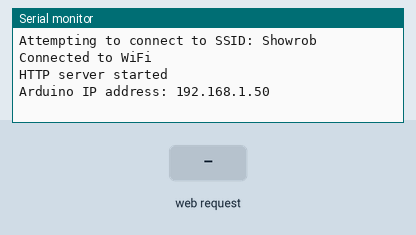
This sketch was run on a simulated Arduino MKR. On the bench: the last lines printed to the serial monitor. The inputs (shaded band) are chosen by the test bench. WiFi joins after 1.5 s; servers stay silent unless stated.

Above: at 2.7 s.
2.8 s: HTTP request GET /fetchPolarity received
At 3.3 s:
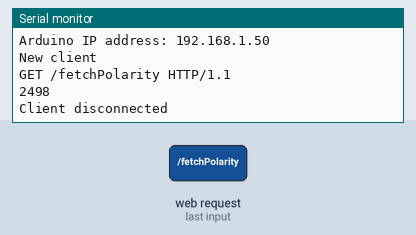
4.3 s: HTTP request GET /forward received
At 5.5 s:
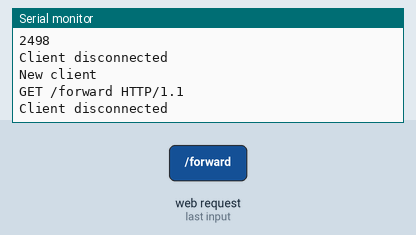
5.8 s: HTTP request GET /fetchIR received
At 6.8 s:
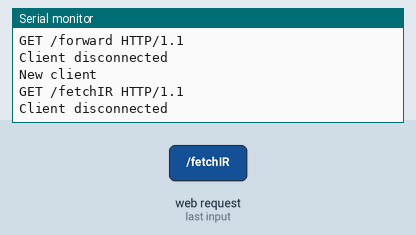

The sketch:

trial.ino
```cpp
#include <SPI.h>
#include <WiFi101.h>
#include <WiFiServer.h>
#include <WiFiClient.h>

char ssid[] = "Showrob"; // your network SSID (name)
char pass[] = "234156987"; // your network password

int status = WL_IDLE_STATUS;
IPAddress nodeIP(172, 20, 10, 4);  // IP address of your Node.js server
WiFiServer httpServer(80); // HTTP server on port 80

WiFiClient client;

const int sensorPin = A0;
long int voltage;
int plotter = 0;
const float restValue = 2780;
const float threshold = 20;

void setup() {
  pinMode(sensorPin,INPUT);
  Serial1.begin(600);

  Serial.begin(9600);

  // Check for the presence of the WiFi shield
  if (WiFi.status() == WL_NO_SHIELD) {
    Serial.println("WiFi shield not present");
    while (true); // Don't proceed if WiFi shield is not present
  }

  // Attempt to connect to WiFi network
  while (status != WL_CONNECTED) {
    Serial.print("Attempting to connect to SSID: ");
    Serial.println(ssid);
    status = WiFi.begin(ssid, pass); // Connect to WiFi network
    delay(1); // Wait 10 seconds for connection
  }
  Serial.println("Connected to WiFi");

  // Start the HTTP server
  httpServer.begin();
  Serial.println("HTTP server started");

  // Print the IP address of the Arduino
  Serial.print("Arduino IP address: ");
  Serial.println(WiFi.localIP());
}

void loop() {
  // Check if a client has connected to the HTTP server
  WiFiClient client = httpServer.available();
  if (!client) {
    return;
  }

  // Wait until the client sends some data
  Serial.println("New client");
  while (!client.available()) {
    delay(1);
  }

  // Read the first line of the request
  String request = client.readStringUntil('\r');
  Serial.println(request);
  client.flush();

  // Match the request
  if (request.indexOf("/fetchPolarity") != -1) {
    sendPolarityData(client);
  }
  else if(request.indexOf("/forward") != -1){
    forward(client);
  }
  else if(request.indexOf("/fetchIR") != -1){
    IR(client);
  }

  else {
    client.println("HTTP/1.1 404 Not Found");
    client.println("Content-Type: text/html");
    client.println("Connection: close");
    client.println();
    client.println("<!DOCTYPE HTML>");
    client.println("<html>");
    client.println("<body>");
    client.println("<h1>Not Found</h1>");
    client.println("</body>");
    client.println("</html>");
  }

  // Close the connection
  client.stop();
  Serial.println("Client disconnected");

  delay(1); // Delay before checking for new clients again
}

void sendPolarityData(WiFiClient client) {
  String data = magnet(); // Replace with actual data to send
  client.println("HTTP/1.1 200 OK");
  client.println("Content-Type: text/html");
  client.println("Connection: close");
  client.println();
  client.println(data);
}
void forward(WiFiClient client){

  String data = "Some polarity data"; // Replace with actual data to send
  client.println("HTTP/1.1 200 OK");
  client.println("Content-Type: text/html");
  client.println("Connection: close");
  client.println();
  client.println(data);

}

void IR(WiFiClient client){

  String data = IR(); // Replace with actual data to send
  client.println("HTTP/1.1 200 OK");
  client.println("Content-Type: text/html");
  client.println("Connection: close");
  client.println();
  client.println(data);

}

String magnet(){
    voltage = analogRead(sensorPin) * 4.88;
    String polarity;
    Serial.println(voltage);

    if(voltage > restValue + threshold){
      polarity = "south";
      return polarity;
      //Serial.print("The polarity is ");
      //Serial.println(polarity);
    }
    else if(voltage < restValue - threshold){
      polarity = "north";
      return polarity;
      Serial.print("The polarity is ");
      Serial.println(polarity);
    }
    else{
      polarity = "uncertain";
      return polarity;
      //Serial.print("The polarity is: ");
      //Serial.println(polarity);
    }
  }

  String IR(){
    String species= "abronia";
    return species;
  }
```

Measured:
- after the input at 2.8 s, the serial monitor: prints a new line at once (image 1)
- after the input at 4.3 s, the serial monitor: prints a new line at once (image 2)
- after the input at 5.8 s, the serial monitor: prints a new line at once (image 3)
